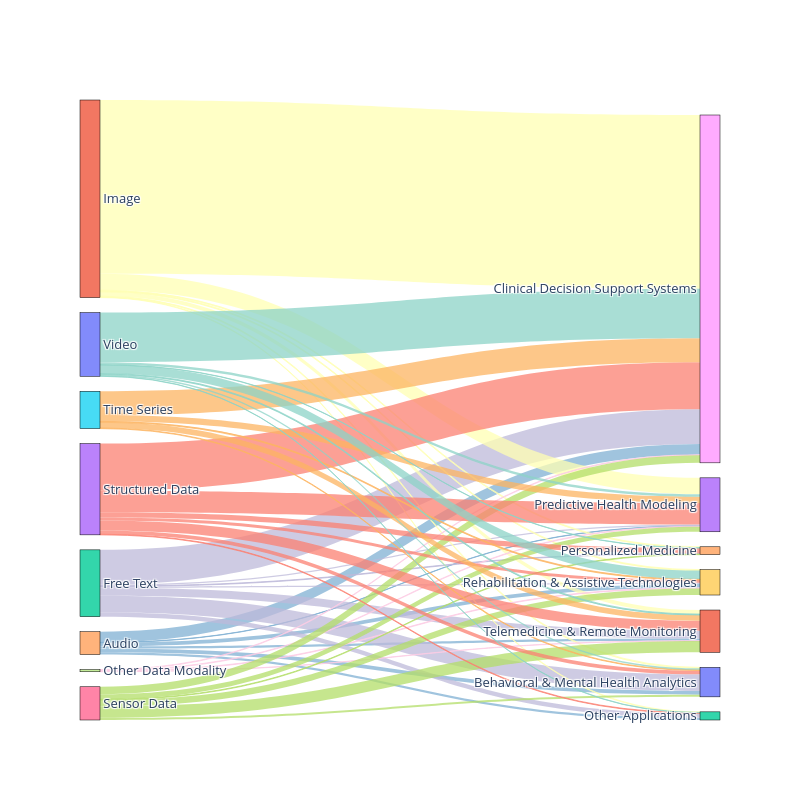

Here is the notebook cell this chart was saved with:
### Code cell
import plotly.graph_objects as go
import plotly.express as px


def to_rgba(color, alpha=0.35):
    color = color.strip()
    if color.startswith("rgba("):
        values = [v.strip() for v in color[5:-1].split(",")]
        if len(values) != 4:
            raise ValueError(f"Invalid rgba color: {color}")
        return f"rgba({values[0]},{values[1]},{values[2]},{alpha})"
    if color.startswith("rgb("):
        values = [v.strip() for v in color[4:-1].split(",")]
        if len(values) != 3:
            raise ValueError(f"Invalid rgb color: {color}")
        return f"rgba({values[0]},{values[1]},{values[2]},{alpha})"
    if color.startswith("#"):
        hex_color = color.lstrip("#")
        if len(hex_color) == 3:
            hex_color = "".join(ch * 2 for ch in hex_color)
        if len(hex_color) != 6:
            raise ValueError(f"Invalid hex color: {color}")
        r = int(hex_color[0:2], 16)
        g = int(hex_color[2:4], 16)
        b = int(hex_color[4:6], 16)
        return f"rgba({r},{g},{b},{alpha})"
    raise ValueError(f"Unsupported color format: {color}")


links = []
for _, row in modality_appliation.iterrows():
    path = {}
    path["source"] = int(row["Data Modality"])
    path["target"] = int(row["AI Application"])
    path["value"] = row["value"]
    links.append(path)

# Use one unique color per left-side modality node, and apply that color
# to all flows originating from that modality.
num_modalities = modality_appliation["Data Modality"].nunique()
palette = px.colors.qualitative.Set3
modality_color_map = {
    modality_idx: to_rgba(palette[i % len(palette)], alpha=0.75)
    for i, modality_idx in enumerate(sorted(modality_appliation["Data Modality"].unique()))
}
link_colors = [modality_color_map[link["source"]] for link in links]

fig = go.Figure(go.Sankey(
    node=dict(
        pad=15,
        thickness=20,
        line=dict(color="black", width=0.5),
        label=nodes,
    ),
    link=dict(
        source=[link["source"] for link in links],
        target=[link["target"] for link in links],
        value=[link["value"] for link in links],
        color=link_colors,
    ),
))

# Display the plot
fig.update_layout(
    #title_text="AI Data Modality to Clinical Application",
                   font_size=13, width = 800, height = 800)
fig.show()
# fig.write_html("./AI Data Modality to AI Application.html")

fig.write_image("./Figure/Figure_4.svg")

# fig.write_image(
#     "AI_Data_Modality_to_AI_Application_300dpi.png",
#     width=2400,
#     height=2400,
#     scale=1
# )

### Figure 1 — Plotly figure (JSON) as saved in the notebook; plotly's stock layout.template omitted (floating-point values rounded to 4 significant figures)
{"data": [{"link": {"color": ["rgba(128,177,211,0.75)", "rgba(128,177,211,0.75)", "rgba(128,177,211,0.75)", "rgba(128,177,211,0.75)", "rgba(128,177,211,0.75)", "rgba(128,177,211,0.75)", "rgba(190,186,218,0.75)", "rgba(190,186,218,0.75)", "rgba(190,186,218,0.75)", "rgba(190,186,218,0.75)", "rgba(190,186,218,0.75)", "rgba(190,186,218,0.75)", "rgba(190,186,218,0.75)", "rgba(255,255,179,0.75)", "rgba(255,255,179,0.75)", "rgba(255,255,179,0.75)", "rgba(255,255,179,0.75)", "rgba(255,255,179,0.75)", "rgba(255,255,179,0.75)", "rgba(255,255,179,0.75)", "rgba(252,205,229,0.75)", "rgba(252,205,229,0.75)", "rgba(252,205,229,0.75)", "rgba(252,205,229,0.75)", "rgba(179,222,105,0.75)", "rgba(179,222,105,0.75)", "rgba(179,222,105,0.75)", "rgba(179,222,105,0.75)", "rgba(179,222,105,0.75)", "rgba(179,222,105,0.75)", "rgba(251,128,114,0.75)", "rgba(251,128,114,0.75)", "rgba(251,128,114,0.75)", "rgba(251,128,114,0.75)", "rgba(251,128,114,0.75)", "rgba(251,128,114,0.75)", "rgba(251,128,114,0.75)", "rgba(253,180,98,0.75)", "rgba(253,180,98,0.75)", "rgba(253,180,98,0.75)", "rgba(253,180,98,0.75)", "rgba(253,180,98,0.75)", "rgba(141,211,199,0.75)", "rgba(141,211,199,0.75)", "rgba(141,211,199,0.75)", "rgba(141,211,199,0.75)", "rgba(141,211,199,0.75)", "rgba(141,211,199,0.75)", "rgba(141,211,199,0.75)"], "source": [4, 4, 4, 4, 4, 4, 2, 2, 2, 2, 2, 2, 2, 1, 1, 1, 1, 1, 1, 1, 7, 7, 7, 7, 6, 6, 6, 6, 6, 6, 3, 3, 3, 3, 3, 3, 3, 5, 5, 5, 5, 5, 0, 0, 0, 0, 0, 0, 0], "target": [10, 8, 12, 13, 9, 11, 10, 8, 12, 14, 13, 9, 11, 10, 8, 12, 14, 13, 9, 11, 8, 13, 9, 11, 10, 8, 14, 13, 9, 11, 10, 8, 12, 14, 13, 9, 11, 10, 8, 13, 9, 11, 10, 8, 12, 14, 13, 9, 11], "value": [12, 34, 7, 1, 12, 7, 53, 111, 14, 2, 4, 4, 25, 3, 554, 2, 3, 52, 3, 13, 2, 2, 2, 1, 7, 24, 2, 16, 21, 36, 12, 150, 2, 17, 69, 9, 32, 2, 76, 20, 3, 18, 5, 158, 1, 1, 8, 27, 3]}, "node": {"label": ["Video", "Image", "Free Text", "Structured Data", "Audio", "Time Series", "Sensor Data", "Other Data Modality", "Clinical Decision Support Systems", "Rehabilitation & Assistive Technologies", "Behavioral & Mental Health Analytics", "Telemedicine & Remote Monitoring", "Other Applications", "Predictive Health Modeling", "Personalized Medicine"], "line": {"color": "black", "width": 0.5}, "pad": 15, "thickness": 20}, "type": "sankey"}], "layout": {"font": {"size": 13}, "height": 800, "width": 800}}
